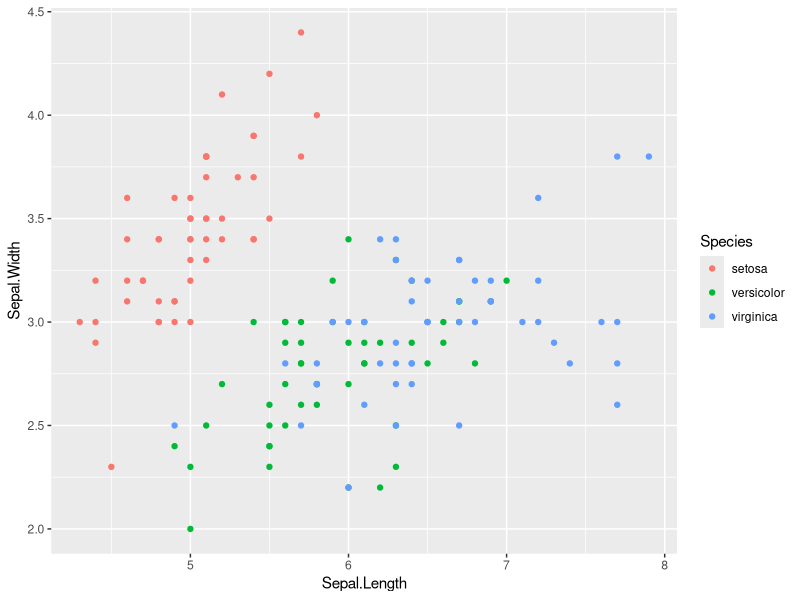
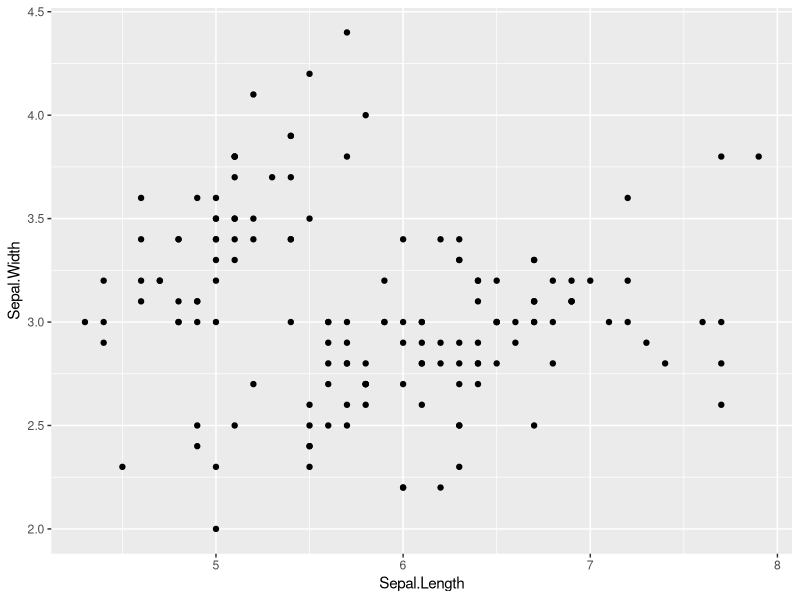

Write R code to recreate these figures, in order.
## ---- chunk 1
# something
library(ggplot2)
## ---- chunk 2
foo <- ggplot(iris, aes(Sepal.Length, Sepal.Width, color = Species)) +
  geom_point()
foo
## ---- chunk 3
bar <- qplot(Sepal.Length, Sepal.Width, data = iris)
bar
## ---- chunk 4
# A proper comment
x <- seq(0,1,0.02)
x
